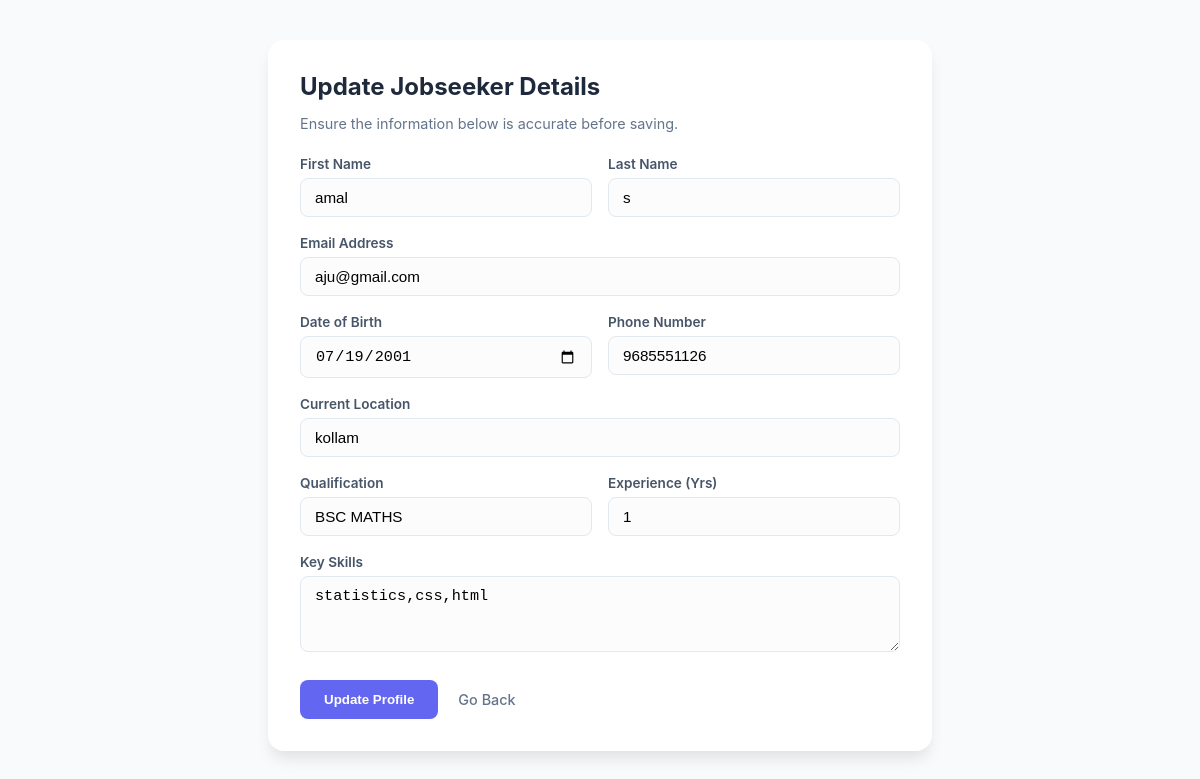
/view_user_pro_admin_edit/1/, run on the app's committed database.
### final_app/models.py (models this page shows, shortened)
class detail_of_jobseeker(models.Model):
     user = models.OneToOneField(User, on_delete=models.CASCADE, null=True)
     f_name=models.CharField(max_length=200)
     l_name=models.CharField(max_length=200)
     email=models.EmailField()
     dob=models.DateField(null=True, blank=True)
     phonenumber=models.IntegerField(null=True, blank=True)
     location=models.CharField(max_length=200)
     lat_quali=models.CharField(max_length=200)
     skill=models.CharField(max_length=200)
     year_of_exp=models.IntegerField(null=True, blank=True)
     img=models.ImageField(upload_to="image/",null=True)

### final_app/views.py (the view)
# urls.py: path('view_user_pro_admin_edit/<int:pk>/',views.view_user_pro_admin_edit,name='view_user_pro_admin_edit'),
def view_user_pro_admin_edit(request,pk):
    ad=detail_of_jobseeker.objects.get(id=pk)
    return render (request,'view_user_pro_admin_edit.html',{'i':ad})

### final_app/templates/view_user_pro_admin_edit.html (shortened to what this page needs)
<!DOCTYPE html>
<html lang="en">
<head>
    {% load static %}
    <link rel="stylesheet" href="{% static 'css/view_user_pro_adimin_edit.css' %}">
</head>
<body class="bg-light">
<div class="edit-card">
    <div class="card-header">
        <h3>Update Jobseeker Details</h3>
        <p>Ensure the information below is accurate before saving.</p>
    </div>
    <form action="{% url 'view_user_pro_admin_edit_load' i.id %}" method="post">
        <div class="input-row">
            <div class="field">
                <label for="fname">First Name</label>
                <input type="text" id="fname" name="fname" value="{{ i.f_name }}" placeholder="Enter first name">
            </div>
            <div class="field">
                <label for="lname">Last Name</label>
                <input type="text" id="lname" name="lname" value="{{ i.l_name }}" placeholder="Enter last name">
            </div>
        </div>
        <div class="field">
            <label for="email">Email Address</label>
            <input type="email" id="email" name="email" value="{{ i.email }}">
        </div>
        <div class="input-row">
            <div class="field">
                <label for="dob">Date of Birth</label>
                <input type="date" id="dob" name="dob" value="{{ i.dob|date:'Y-m-d' }}">
            </div>
            <div class="field">
                <label for="phnum">Phone Number</label>
                <input type="text" id="phnum" name="phnum" value="{{ i.phonenumber }}">
            </div>
        </div>
        <div class="field">
            <label for="loc">Current Location</label>
            <input type="text" id="loc" name="loc" value="{{ i.location }}">
        </div>
        <div class="input-row">
            <div class="field">
                <label for="qua">Qualification</label>
                <input type="text" id="qua" name="qua" value="{{ i.lat_quali }}">
            </div>
            <div class="field">
                <label for="exp">Experience (Yrs)</label>
                <input type="number" id="exp" name="exp" value="{{ i.year_of_exp }}">
            </div>
        </div>
        <div class="field">
            <label for="skill">Key Skills</label>
            <textarea name="skill" id="skill" rows="3">{{ i.skill }}</textarea>
        </div>
        <div class="button-group">
            <button type="submit" class="btn-primary">Update Profile</button>
            <a href="{% url 'view_user_pro_admin' %}" class="btn-link">Go Back</a>
        </div>
    </form>
</div>
</body>
</html>

### static/css/view_user_pro_adimin_edit.css (style rules this page uses)
body { background-color: #f8fafc; font-family: 'Inter', -apple-system, sans-serif; display: flex; justify-content: center; padding: 40px 20px; margin: 0; color: #1e293b; }
.edit-card { background: #ffffff; max-width: 600px; width: 100%; border-radius: 16px; box-shadow: 0 10px 15px -3px rgba(0, 0, 0, 0.1); padding: 32px; }
.card-header h3 { margin: 0 0 8px 0; font-size: 1.5rem; font-weight: 700; }
.card-header p { color: #64748b; font-size: 0.9rem; margin-bottom: 24px; }
.field { margin-bottom: 18px; }
.input-row { display: flex; gap: 16px; }
.input-row .field { flex: 1; }
label { display: block; font-size: 0.85rem; font-weight: 600; margin-bottom: 6px; color: #475569; }
input, textarea { width: 100%; padding: 10px 14px; border: 1px solid #e2e8f0; border-radius: 8px; box-sizing: border-box; font-size: 0.95rem; background-color: #fcfcfd; transition: all 0.2s; }
.button-group { margin-top: 24px; display: flex; align-items: center; gap: 20px; }
.btn-primary { background-color: #6366f1; color: white; border: none; padding: 12px 24px; border-radius: 8px; font-weight: 600; cursor: pointer; transition: background 0.2s; }
.btn-link { text-decoration: none; color: #64748b; font-size: 0.9rem; font-weight: 500; }

### data on the page
detail_of_jobseeker: fname "amal", lname "s", email "aju@gmail.com", dob "07/19/2001", phnum "9685551126", loc "kollam", qua "BSC MATHS", exp "1", skill "statistics,css,html"
